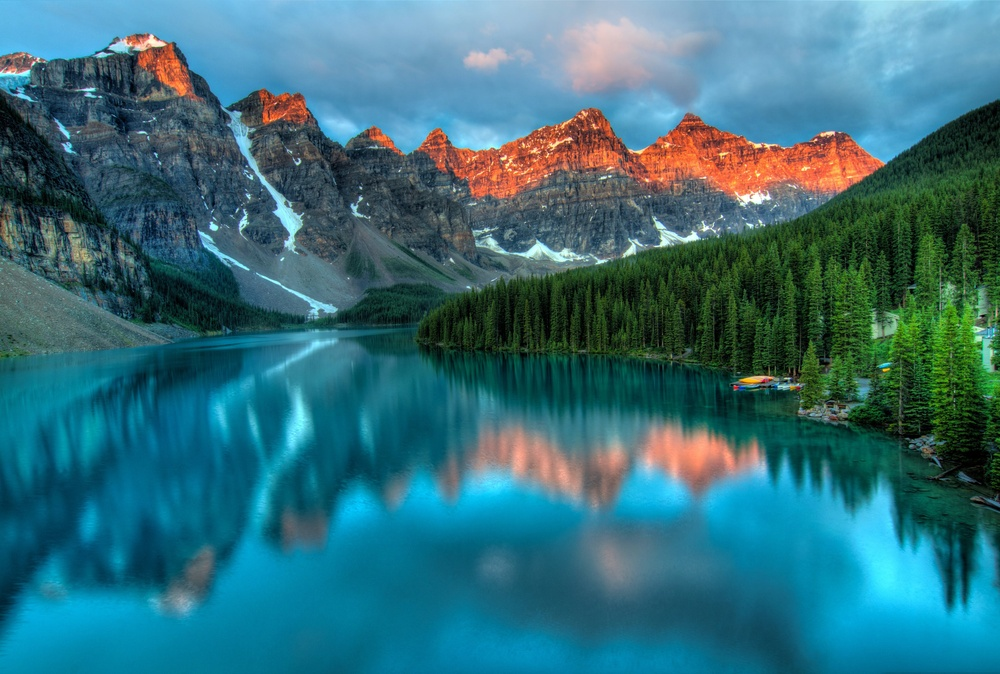
#> input picture Lesson 01/original_image.jpg, 1000 x 674 px, shrunk from 4226 x 2847 before the run
$ jupyter execute Lesson-01.ipynb
#> lines starting #> are read from the running program, lines starting #| are printed output that depends on the picture
# PIL short for pillow

PIL is a library used for working with images in pyhton. <br>
there are many libraries but we are using the below

[cell 1]
from PIL import Image

# to load the image we use the below code
image = Image.open("original_image.jpg")
#> image is the input picture: PIL image 1000x674 RGB; mean R, G, B 52.4, 111, 122.7

# to display image
image.show(title="fun1")

[cell 2]
# other way to display image is to use the matplotlib library
import matplotlib.pyplot as plt

# to display image using matplotlib
plt.imshow(image)

# the attribute format is the extension of the image
print(image.format)
#| JPEG

print(image.size)
#| (1000, 674)

print(image.mode)
#| RGB

# Operations on image

[cell 3]
# to perform operations on image.
from PIL import ImageOps

# converting image to grayscale
image_gray = ImageOps.grayscale(image)
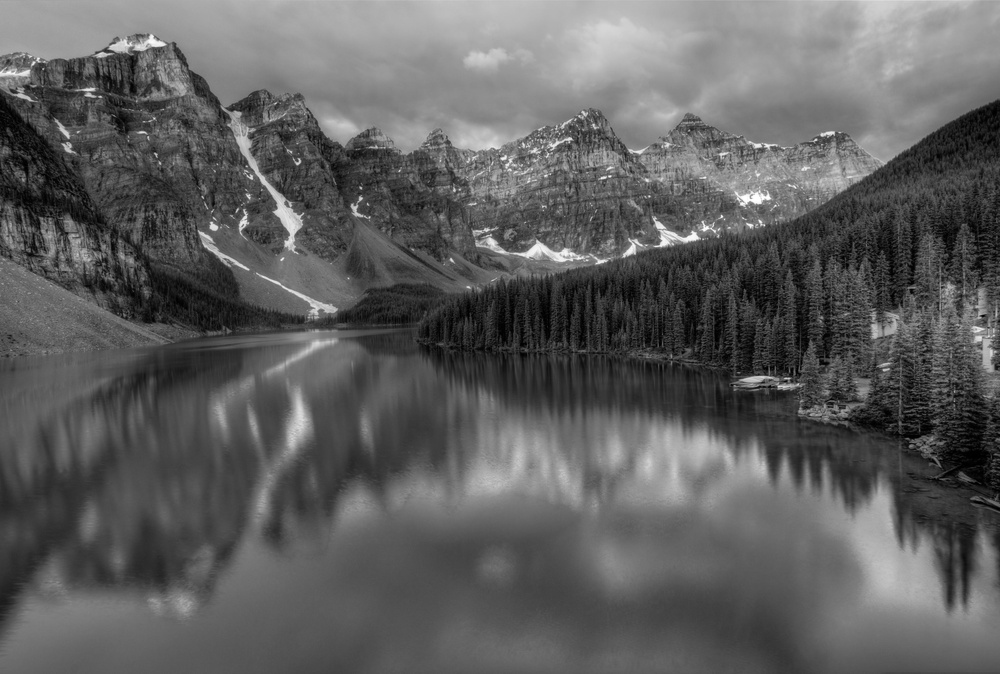
#> image_gray: PIL image 1000x674 L; min 0, max 255, mean 94.8

# to display image in grayscale
image_gray.show(title="fun1")

# to save image
image_gray.save("gray_scale.jpg")

###### Quantize: <br> In simple terms, quantization is a process of approximating or reducing the number of possible values in a set. It's like rounding off or grouping similar things together.

[cell 4]
# to quantize image
image_gray.quantize(2)

# split the red, blue and green portin in an image
red, green, blue = image.split()
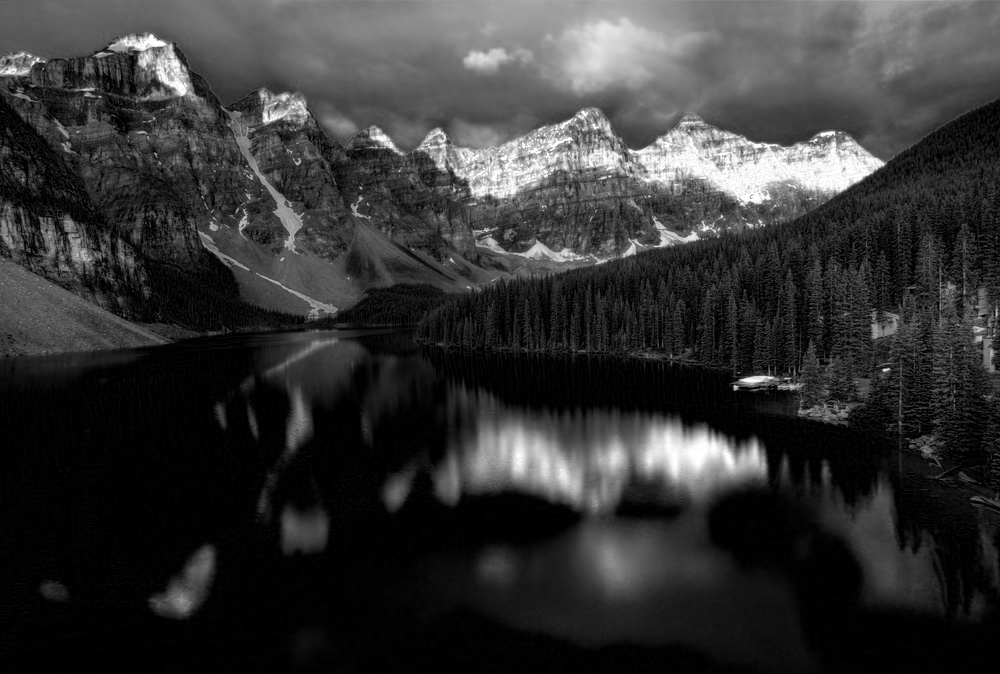
#> red: PIL image 1000x674 L; min 0, max 255, mean 52.4
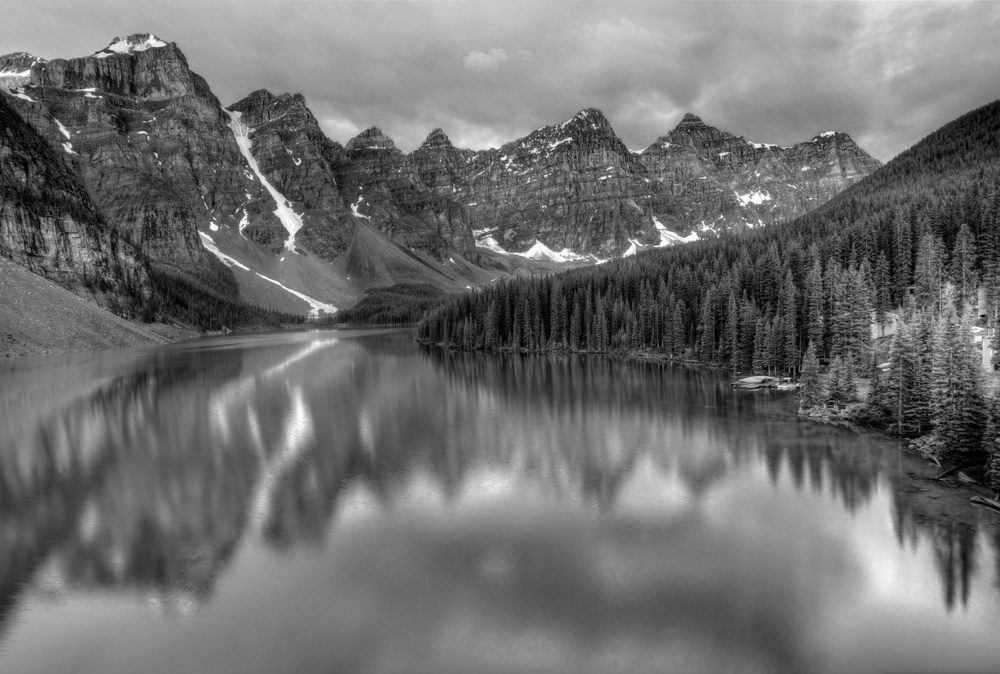
#> green: PIL image 1000x674 L; min 0, max 255, mean 111
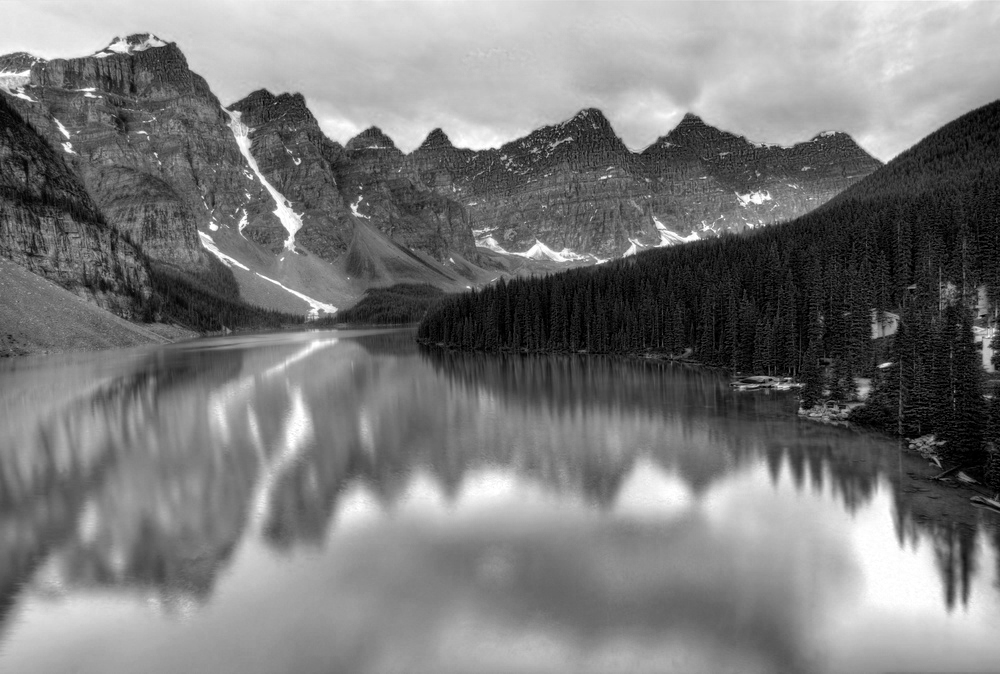
#> blue: PIL image 1000x674 L; min 0, max 255, mean 122.7
red.show(title="red")
green.show(title="green")
blue.show(title="blue")

##### convert an image to an array

[cell 5]
# import numpy library
import numpy as np

# grayscale image array
print(np.array(image_gray))
#> (printed output is left out)

# RGB color array
print("\nRGB array")
print(np.array(image))
#> (printed output is left out)

# cv2 short for opencv
is another library used to deal with images in the program

###### to install cv2 in the jupyter notebook environment

[cell 6]
import cv2

[cell 7]
# load the image
image2 = cv2.imread("original_image.jpg")

# image is a numpyarray when we load it using cv2
print(type(image2))
#| <class 'numpy.ndarray'>

# to print the image
import matplotlib.pyplot as plt
plt.imshow(image2)
plt.show()

[cell 8]
# the image in cv2 is loaded in BGR form so to convert it to
# RGB we use the following code

new_image = cv2.cvtColor(image2, cv2.COLOR_BGR2RGB)
plt.imshow(new_image)
plt.show()

[cell 9]
# to convert image into gray scale we use
# python is case sensitive so remeber its "cvtColor" not "cvtcolor"

gray_scale_image = cv2.cvtColor(new_image, cv2.COLOR_RGB2GRAY)
plt.imshow(gray_scale_image)
plt.show()
